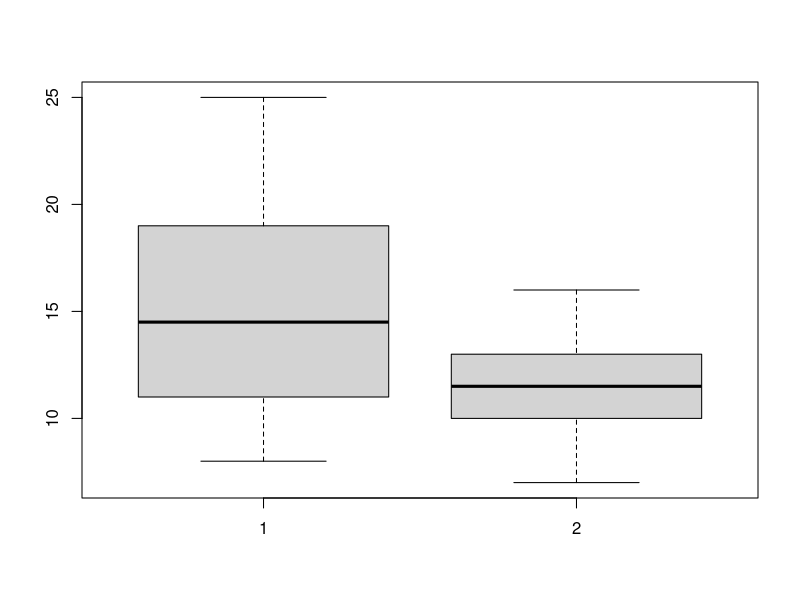
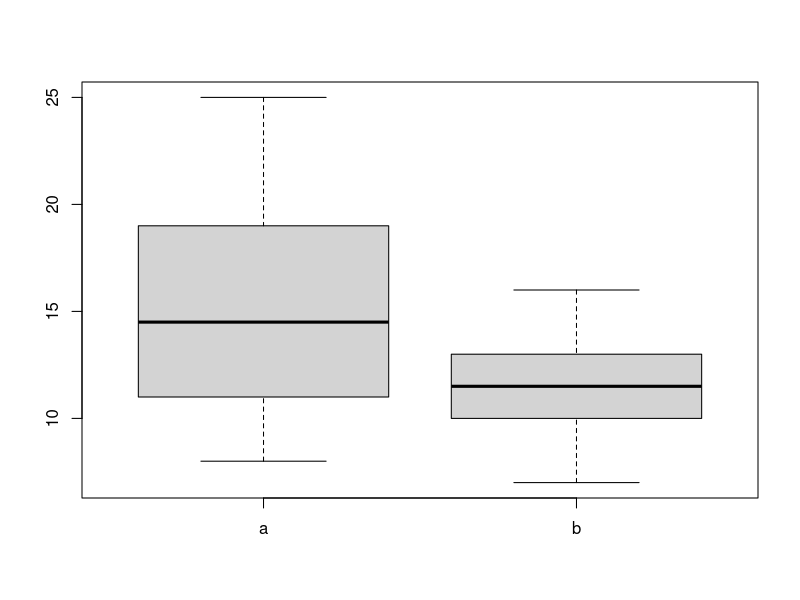
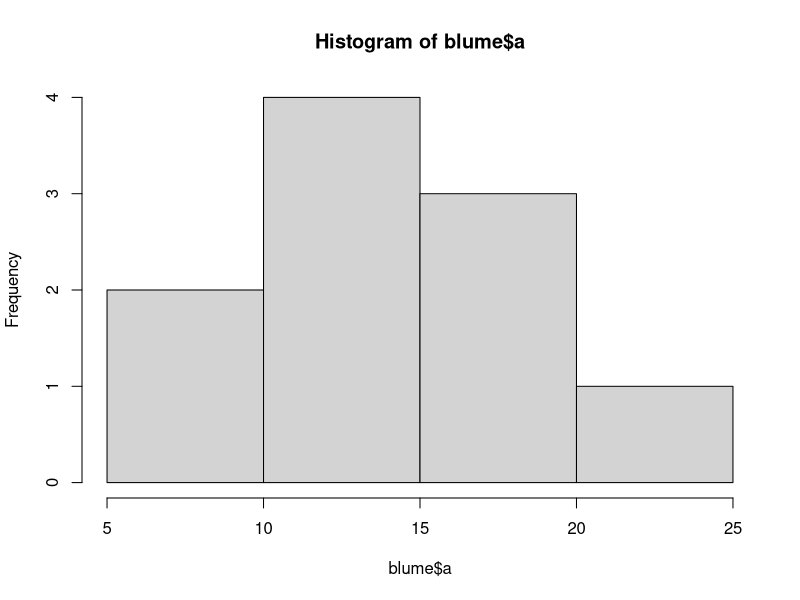
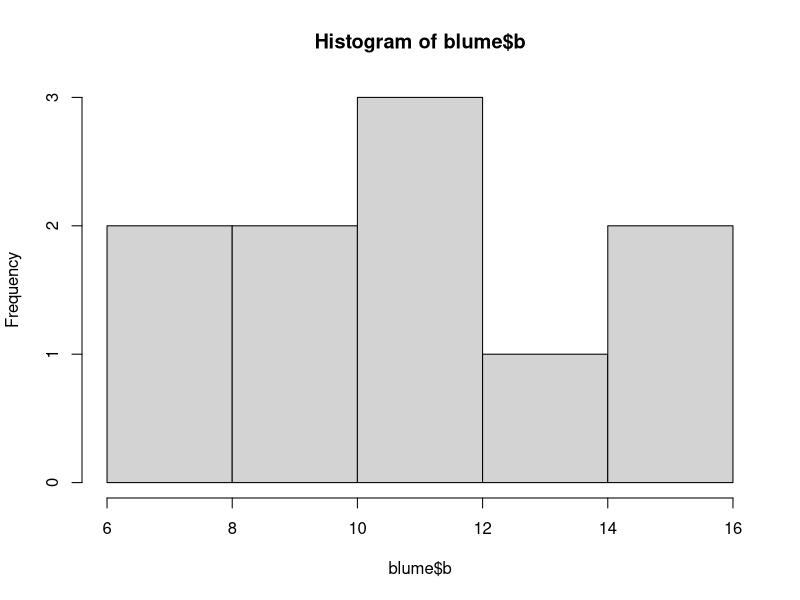
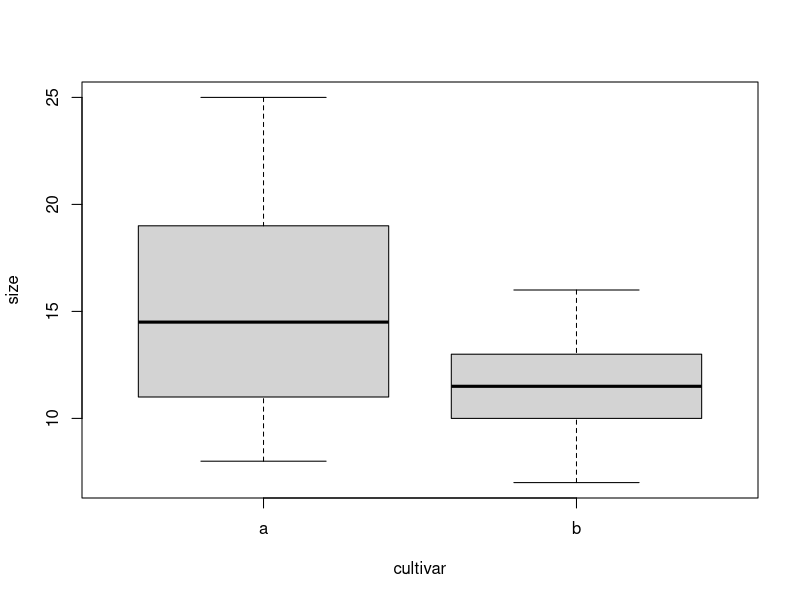

Here is the R script that generated these plots, in order: (Note: this script raises an error after producing the figures.)
binom.test(43, 100)
binom.test(57, 100)

qchisq(0.95, 1)

count <- matrix(c(38, 14, 11, 51), nrow = 2)
count
chisq.test(count)
fisher.test(count)

a <- c(20, 19, 25, 10, 8, 15, 13, 18, 11, 14)
b <- c(12, 15, 16, 7, 8, 10, 12, 11, 13, 10)
blume <- data.frame(a,b)
blume
summary(blume)
boxplot(blume$a, blume$b)
boxplot(blume)
hist(blume$a)
hist(blume$b)

t.test(blume$a, blume$b)

t.test(blume$a, blume$b, alternative = "greater") #einseitig
t.test(blume$a, blume$b, alternative = "less") #einseitig

# Varianzen gleich, klassischer t-Test
t.test(blume$a, blume$b, var.equal = T) 

# Varianzen ungleich, Welch's t-Test, ist auch default, d.h. wenn var.equal 
# nicht  definiert wird, wird ein Welch's t-Test ausgeführt. 
t.test(blume$a, blume$b, var.equal = F) 

t.test(blume$a, blume$b, paired = T)
t.test(blume$a, blume$b, paired = T, alternative = "greater")

cultivar <- c(rep("a", 10), rep("b", 10))
size <- c(a, b)
blume.long <- data.frame(cultivar, size)

rm(size) #Befehl rm entfernt die nicht mehr benötitgten Objekte aus dem Workspace
rm(cultivar)

blume.long <- data.frame(cultivar = c(rep("a", 10), rep("b", 10)), size = c(a, b))
summary(blume.long)             
head(blume.long)

boxplot(size~cultivar, data = blume.long)

t.test(size~cultivar, blume.long, var.equal = T)

# gepaarter t-Test erster Wert von Cultivar a wird mit erstem Wert von Cultivar
# b gepaart, zweiter Wert von a mit zweitem von b ect.
t.test(size~cultivar, blume.long, paired = T)

library(tidyverse)
ggplot(blume.long, aes(cultivar, size)) + geom_boxplot()
ggplot(blume.long, aes(cultivar, size)) + geom_boxplot() + theme_classic()
ggplot(blume.long, aes(cultivar, size)) + geom_boxplot(size = 1) + theme_classic()+
theme(axis.line = element_line(size = 1)) + theme(axis.title = element_text(size = 14))+
theme(axis.text = element_text(size = 14))
ggplot(blume.long, aes(cultivar, size)) + geom_boxplot(size=1) + theme_classic()+
  theme(axis.line = element_line(size = 1), axis.ticks = element_line(size = 1), 
       axis.text = element_text(size = 20), axis.title = element_text(size = 20))

mytheme <- theme_classic() + 
  theme(axis.line = element_line(color = "black", size=1), 
        axis.text = element_text(size = 20, color = "black"), 
        axis.title = element_text(size = 20, color = "black"), 
        axis.ticks = element_line(size = 1, color = "black"), 
        axis.ticks.length = unit(.5, "cm"))

ggplot(blume.long, aes(cultivar, size)) + 
  geom_boxplot(size = 1) +
  mytheme

t_test <- t.test(size~cultivar, blume.long)

ggplot(blume.long, aes(cultivar, size)) + 
  geom_boxplot(size = 1) + 
  mytheme +
  annotate("text", x = "b", y = 24, 
  label = paste0("italic(p) == ", round(t_test$p.value, 3)), parse = TRUE, size = 8)

ggplot (blume.long, aes(cultivar,size)) + 
  geom_boxplot(size = 1) + 
  mytheme +
  labs(x="Cultivar",y="Size (cm)")
